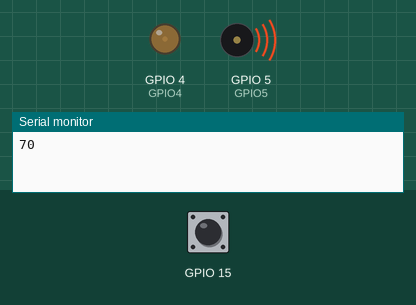
Recording of a sketch running on a simulated ESP32. Shown: output pins drawn as LEDs (lit = HIGH), buzzer (waves = sounding), the last lines printed to the serial monitor. Inputs (shaded band) come from the test bench; at power-on: GPIO 15 HIGH.

Above: at 0.25 s.
At 1.3 s:
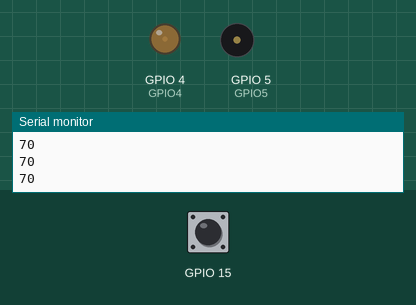
1.4 s: GPIO 15 pulled LOW for 0.3 s
At 1.8 s:
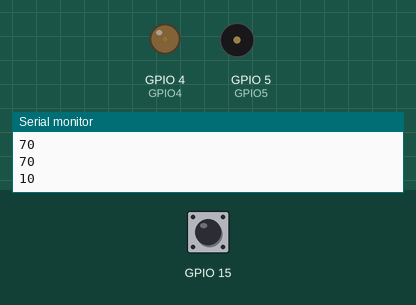
Timing chart, 0 to 4.4 s (numbered marks = the images above; inputs shaded):
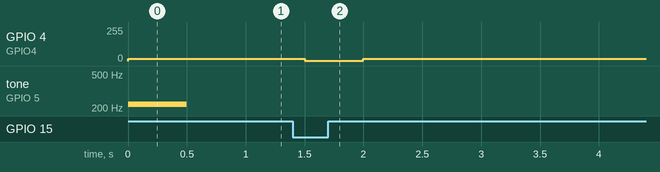

Measured:
- after the input at 1.4 s, GPIO 4 (GPIO4): 17/255 → 2/255 after 0.10 s, → 17/255 0.50 s later

The sketch:

adapter-elektruha.ino
```cpp
const int DELAY_TIME = 500;
const int GPIO4 = 4;
const int GPIO5 = 5;

void setup() {
  // put your setup code here, to run once:
  pinMode(GPIO4, OUTPUT);
  pinMode(GPIO5, OUTPUT);
  tone(GPIO5, 220, 500);
  Serial.begin(9600);
}

void loop() {
  // put your main code here, to run repeatedly:
  Serial.println(touchRead(T3));
  // a saját megfigylet touchRead-et kellene, a legalacsonyabb és legmagasabb értéket
  int ledBrightnessValue = map(touchRead(T3), 0, 1000, 0, 255);
  analogWrite(GPIO4, ledBrightnessValue);
  delay(DELAY_TIME);
}
```
